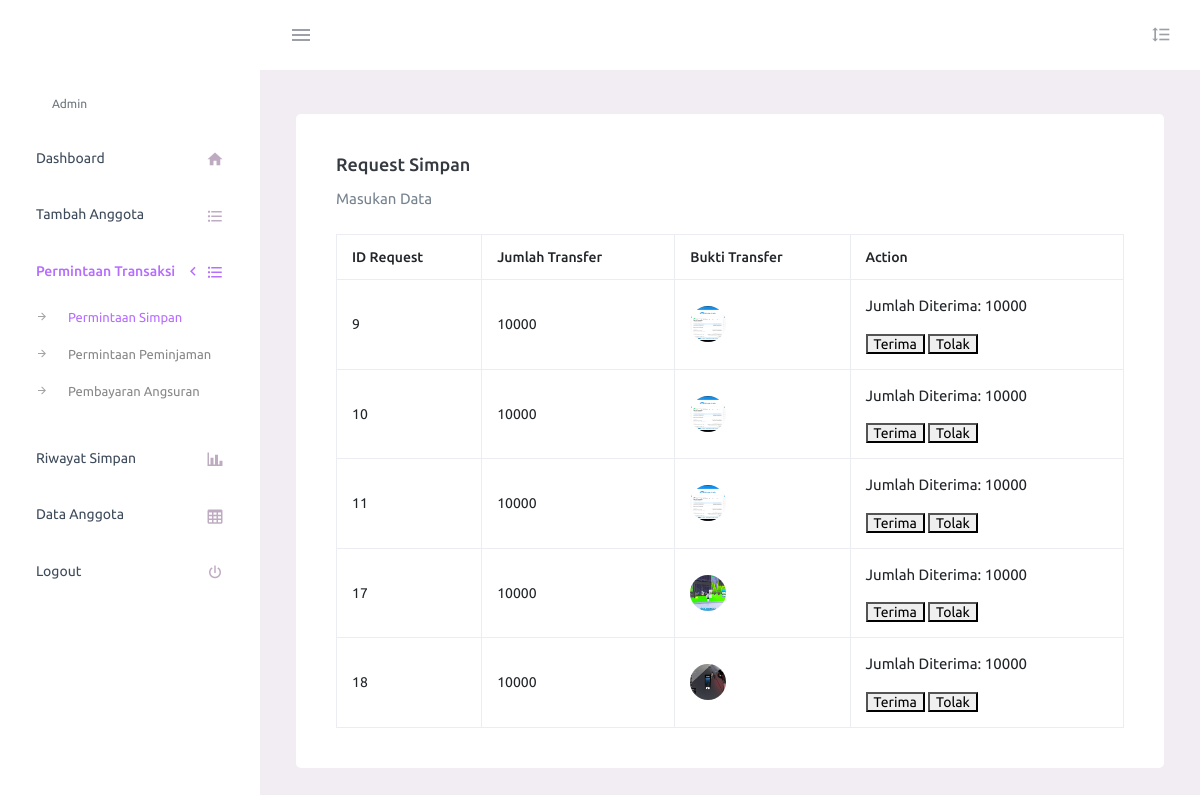
/admin/permintaan_simpan.php, run on the app's committed database.
### tables this page shows
CREATE TABLE `transaksi_simpan` (
  `id_transaksi` int(11) NOT NULL,
  `id_anggota` varchar(5) DEFAULT NULL,
  `jumlah_transfer` bigint(20) DEFAULT NULL,
  `bukti_transfer` varchar(255) DEFAULT NULL,
  `status` enum('menunggu','diterima','ditolak') DEFAULT 'menunggu',
  `jumlah_diterima` bigint(20) DEFAULT NULL,
  `tanggal_simpan` date NOT NULL DEFAULT curdate()
);

### admin/permintaan_simpan.php (the view, shortened to what this page needs)
<!DOCTYPE html>
<html lang="en">
<!DOCTYPE html>
<html lang="en">
<head>
    <link rel="stylesheet" href="../assets/vendors/mdi/css/materialdesignicons.min.css">
    <link rel="stylesheet" href="../assets/vendors/css/vendor.bundle.base.css">
    <link rel="stylesheet" href="../assets/css/style.css">
</head>
<?php include 'header.php'; ?>
<?php include 'slidebar_admin.php'; ?>
<div class="main-panel">
    <div class="content-wrapper">
        <div class="col-12 grid-margin stretch-card">
            <div class="card">
                <div class="card-body">
                    <h4 class="card-title">Request Simpan</h4>
                    <p class="card-description">Masukan Data</p>
                    <table class="table table-bordered">
                        <thead>
                            <tr>
                                <th>ID Request</th>
                                <th>Jumlah Transfer</th>
                                <th>Bukti Transfer</th>
                                <th>Action</th>
                            </tr>
                        </thead>
                        <tbody>
                        <?php
                        $user = "root";
                        $pw = "";
                        $db = "koperasi_sp";
                        $host = "localhost";
                        $conn = mysqli_connect($host, $user, $pw, $db);
                        $sql = "SELECT * FROM transaksi_simpan WHERE status = 'menunggu'";
                        $result = mysqli_query($conn, $sql);
                        $request_simpan_data = array();
                        if (mysqli_num_rows($result) > 0) {
                            while($row = mysqli_fetch_assoc($result)) {
                                $request_simpan_data[] = $row;
                            }
                        }
                        if (!empty($request_simpan_data)):
                            foreach ($request_simpan_data as $row): ?>
                                <tr>
                                    <td><?php echo $row['id_transaksi']; ?></td>
                                    <td><?php echo $row['jumlah_transfer']; ?></td>
                                    <td>
                                    <a href="../anggota/uploads/<?php echo $row['bukti_transfer']; ?>" target="_blank">
                                        <img src="../anggota/uploads/<?php echo $row['bukti_transfer']; ?>" alt="Bukti Transfer" style="max-width: 100px; max-height: 100px;">
                                    </a>
                                    </td>
                                    <td>
                                        <form class="forms-sample" method="post" action="permintaan_simpan.php">
                                            <p>Jumlah Diterima: <?php echo $row['jumlah_transfer']; ?></p>
                                            <button type="submit" name="action" value="accept">Terima</button>
                                            <button type="submit" name="action" value="reject">Tolak</button>
                                        </form>
                                    </td>
                                </tr>
                        <?php
                            endforeach;
                        else: ?>
                            <tr>
                                <td colspan="4">Tidak ada request simpanan.</td>
                            </tr>
                        <?php endif; ?>
                        </tbody>
                    </table>
                </div>
            </div>
        </div>
    </div>
</div>
<?php include "../public/footer.php"; ?>
</html>

### admin/header.php (shortened to what this page needs)
<head>
    <link rel="stylesheet" href="../assets/vendors/mdi/css/materialdesignicons.min.css">
    <link rel="stylesheet" href="../assets/vendors/css/vendor.bundle.base.css">
    <link rel="stylesheet" href="../assets/css/style.css">
</head>
<body>
    <div class="container-scroller">
        <nav class="navbar default-layout-navbar col-lg-12 col-12 p-0 fixed-top d-flex flex-row">
            <div class="text-center navbar-brand-wrapper d-flex align-items-center justify-content-center">
              <a class="navbar-brand brand-logo" href="dashboard_admin.php"></a>
            </div>
            <div class="navbar-menu-wrapper d-flex align-items-stretch">
              <button class="navbar-toggler navbar-toggler align-self-center" type="button" data-toggle="minimize">
                <span class="mdi mdi-menu"></span>
              </button>
              <ul class="navbar-nav navbar-nav-right">
                <li class="nav-item nav-settings d-none d-lg-block">
                    <a class="nav-link" href="#">
                    <i class="mdi mdi-format-line-spacing"></i>
                  </a>
                </li>
              </ul>
            </div>
        </nav>
        <div class="container-fluid page-body-wrapper">

### admin/slidebar_admin.php (shortened to what this page needs)
<nav class="sidebar sidebar-offcanvas " id="sidebar">
    <ul class="nav">
        <li class="nav-item nav-profile">
            <a href="dashboard_admin.php" class="nav-link">
            <div class="nav-profile-text d-flex flex-column">
                <span class="text-secondary text-small">Admin</span>
            </div>
            </a>
        </li>
        <li class="nav-item">
            <a class="nav-link" href="dashboard_admin.php">
            <span class="menu-title">Dashboard</span>
            <i class="mdi mdi-home menu-icon"></i>
            </a>
        </li>
        <li class="nav-item">
            <a class="nav-link" href="tambah_anggota.php">
            <span class="menu-title">Tambah Anggota</span>
            <i class="mdi mdi-format-list-bulleted menu-icon"></i>
            </a>
        </li>
        <li class="nav-item">
            <a class="nav-link" data-bs-toggle="collapse" href="#ui-basic" aria-expanded="false" aria-controls="ui-basic">
                <span class="menu-title">Permintaan Transaksi</span>
                <i class="menu-arrow"></i>
                <i class="mdi mdi-format-list-bulleted menu-icon"></i>
            </a>
            <div class="collapse" id="ui-basic">
                <ul class="nav flex-column sub-menu">
                <li class="nav-item"> <a class="nav-link" href="permintaan_simpan.php">Permintaan Simpan</a></li>
                <li class="nav-item"> <a class="nav-link" href="permintaan_pinjaman.php">Permintaan Peminjaman</a></li>
                <li class="nav-item"> <a class="nav-link" href="permintaan_pAngsuran.php">Pembayaran Angsuran</a></li>
                </ul>
            </div>
        </li>
        <li class="nav-item">
            <a class="nav-link" href="history_simpan.php">
            <span class="menu-title">Riwayat Simpan</span>
            <i class="mdi mdi-chart-bar menu-icon"></i>
            </a>
        </li>
        <li class="nav-item">
            <a class="nav-link" href="data_anggota.php">
            <span class="menu-title">Data Anggota</span>
            <i class="mdi mdi-table-large menu-icon"></i>
            </a>
        </li>
        <li class="nav-item">
            <a class="nav-link" href="../control/logout.php">
            <span class="menu-title">Logout</span>
            <i class="mdi mdi-power menu-icon"></i>
            </a>
        </li>
    </ul>
  </nav>

### public/footer.php (shortened to what this page needs)
</body>

### data on the page
transaksi_simpan: id_transaksi "9", jumlah_transfer "10000", bukti_transfer (picture)
transaksi_simpan: id_transaksi "10", jumlah_transfer "10000", bukti_transfer (picture)
transaksi_simpan: id_transaksi "11", jumlah_transfer "10000", bukti_transfer (picture)
transaksi_simpan: id_transaksi "17", jumlah_transfer "10000", bukti_transfer (picture)
transaksi_simpan: id_transaksi "18", jumlah_transfer "10000", bukti_transfer (picture)
